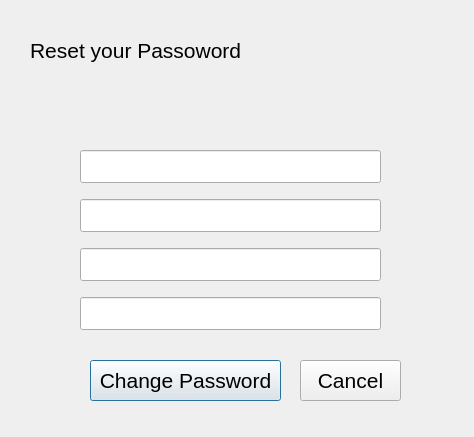
<?xml version="1.0" encoding="UTF-8"?>
<ui version="4.0">
 <class>forgotPassword</class>
 <widget class="QDialog" name="forgotPassword">
  <property name="geometry">
   <rect>
    <x>0</x>
    <y>0</y>
    <width>474</width>
    <height>437</height>
   </rect>
  </property>
  <property name="windowTitle">
   <string>Dialog</string>
  </property>
  <widget class="QPushButton" name="submitNewPass">
   <property name="geometry">
    <rect>
     <x>90</x>
     <y>360</y>
     <width>191</width>
     <height>41</height>
    </rect>
   </property>
   <property name="font">
    <font>
     <pointsize>16</pointsize>
    </font>
   </property>
   <property name="text">
    <string>Change Password</string>
   </property>
  </widget>
  <widget class="QPushButton" name="Cancel">
   <property name="geometry">
    <rect>
     <x>300</x>
     <y>360</y>
     <width>101</width>
     <height>41</height>
    </rect>
   </property>
   <property name="font">
    <font>
     <pointsize>16</pointsize>
    </font>
   </property>
   <property name="text">
    <string>Cancel</string>
   </property>
  </widget>
  <widget class="QLabel" name="label">
   <property name="geometry">
    <rect>
     <x>30</x>
     <y>20</y>
     <width>401</width>
     <height>61</height>
    </rect>
   </property>
   <property name="font">
    <font>
     <pointsize>16</pointsize>
    </font>
   </property>
   <property name="styleSheet">
    <string notr="true">background color:rgba(153, 153, 153, 1)</string>
   </property>
   <property name="text">
    <string>Reset your Passoword</string>
   </property>
  </widget>
  <widget class="QWidget" name="layoutWidget">
   <property name="geometry">
    <rect>
     <x>80</x>
     <y>140</y>
     <width>301</width>
     <height>201</height>
    </rect>
   </property>
   <layout class="QVBoxLayout" name="verticalLayout">
    <item>
     <widget class="QLineEdit" name="fUsername">
      <property name="font">
       <font>
        <pointsize>16</pointsize>
       </font>
      </property>
     </widget>
    </item>
    <item>
     <widget class="QLineEdit" name="fEmail">
      <property name="font">
       <font>
        <pointsize>16</pointsize>
       </font>
      </property>
     </widget>
    </item>
    <item>
     <widget class="QLineEdit" name="newPass">
      <property name="font">
       <font>
        <pointsize>16</pointsize>
       </font>
      </property>
      <property name="echoMode">
       <enum>QLineEdit::Password</enum>
      </property>
     </widget>
    </item>
    <item>
     <widget class="QLineEdit" name="rNewPass">
      <property name="font">
       <font>
        <pointsize>16</pointsize>
       </font>
      </property>
      <property name="echoMode">
       <enum>QLineEdit::Password</enum>
      </property>
     </widget>
    </item>
   </layout>
  </widget>
 </widget>
 <resources/>
 <connections/>
</ui>
